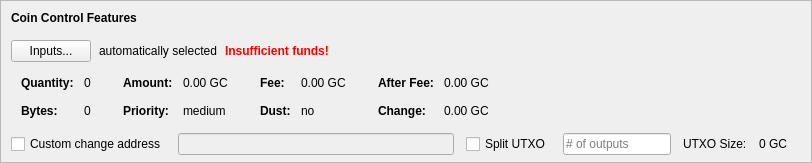
    <widget class="QFrame" name="frameCoinControl">
     <property name="sizePolicy">
      <sizepolicy hsizetype="Expanding" vsizetype="Expanding">
       <horstretch>0</horstretch>
       <verstretch>0</verstretch>
      </sizepolicy>
     </property>
     <property name="maximumSize">
      <size>
       <width>16777215</width>
       <height>16777215</height>
      </size>
     </property>
     <property name="frameShape">
      <enum>QFrame::StyledPanel</enum>
     </property>
     <property name="frameShadow">
      <enum>QFrame::Sunken</enum>
     </property>
     <layout class="QVBoxLayout" name="verticalLayoutCoinControl2">
      <property name="spacing">
       <number>0</number>
      </property>
      <property name="leftMargin">
       <number>0</number>
      </property>
      <property name="topMargin">
       <number>0</number>
      </property>
      <property name="rightMargin">
       <number>0</number>
      </property>
      <property name="bottomMargin">
       <number>6</number>
      </property>
      <item>
       <layout class="QVBoxLayout" name="verticalLayoutCoinControl" stretch="0,0,0,0,1">
        <property name="spacing">
         <number>0</number>
        </property>
        <property name="leftMargin">
         <number>10</number>
        </property>
        <property name="topMargin">
         <number>10</number>
        </property>
        <item>
         <layout class="QHBoxLayout" name="horizontalLayoutCoinControl1">
          <property name="bottomMargin">
           <number>15</number>
          </property>
          <item>
           <widget class="QLabel" name="labelCoinControlFeatures">
            <property name="sizePolicy">
             <sizepolicy hsizetype="Preferred" vsizetype="Maximum">
              <horstretch>0</horstretch>
              <verstretch>0</verstretch>
             </sizepolicy>
            </property>
            <property name="font">
             <font>
              <weight>75</weight>
              <bold>true</bold>
             </font>
            </property>
            <property name="styleSheet">
             <string notr="true">font-weight:bold;</string>
            </property>
            <property name="text">
             <string>Coin Control Features</string>
            </property>
           </widget>
          </item>
         </layout>
        </item>
        <item>
         <layout class="QHBoxLayout" name="horizontalLayoutCoinControl2" stretch="0,0,0,0">
          <property name="spacing">
           <number>8</number>
          </property>
          <property name="bottomMargin">
           <number>10</number>
          </property>
          <item>
           <widget class="QPushButton" name="pushButtonCoinControl">
            <property name="styleSheet">
             <string notr="true"/>
            </property>
            <property name="text">
             <string>Inputs...</string>
            </property>
            <property name="autoDefault">
             <bool>false</bool>
            </property>
           </widget>
          </item>
          <item>
           <widget class="QLabel" name="labelCoinControlAutomaticallySelected">
            <property name="text">
             <string>automatically selected</string>
            </property>
            <property name="margin">
             <number>5</number>
            </property>
           </widget>
          </item>
          <item>
           <widget class="QLabel" name="labelCoinControlInsuffFunds">
            <property name="font">
             <font>
              <weight>75</weight>
              <bold>true</bold>
             </font>
            </property>
            <property name="styleSheet">
             <string notr="true">color:red;font-weight:bold;</string>
            </property>
            <property name="text">
             <string>Insufficient funds!</string>
            </property>
            <property name="margin">
             <number>5</number>
            </property>
           </widget>
          </item>
          <item>
           <spacer name="horizontalSpacerCoinControl">
            <property name="orientation">
             <enum>Qt::Horizontal</enum>
            </property>
            <property name="sizeHint" stdset="0">
             <size>
              <width>40</width>
              <height>1</height>
             </size>
            </property>
           </spacer>
          </item>
         </layout>
        </item>
        <item>
         <widget class="QWidget" name="widgetCoinControl" native="true">
          <property name="sizePolicy">
           <sizepolicy hsizetype="Preferred" vsizetype="Preferred">
            <horstretch>0</horstretch>
            <verstretch>0</verstretch>
           </sizepolicy>
          </property>
          <property name="minimumSize">
           <size>
            <width>0</width>
            <height>0</height>
           </size>
          </property>
          <property name="styleSheet">
           <string notr="true"/>
          </property>
          <layout class="QHBoxLayout" name="horizontalLayoutCoinControl5">
           <property name="leftMargin">
            <number>0</number>
           </property>
           <property name="topMargin">
            <number>0</number>
           </property>
           <property name="rightMargin">
            <number>0</number>
           </property>
           <property name="bottomMargin">
            <number>0</number>
           </property>
           <item>
            <layout class="QHBoxLayout" name="horizontalLayoutCoinControl3" stretch="0,0,0,1">
             <property name="spacing">
              <number>20</number>
             </property>
             <property name="topMargin">
              <number>0</number>
             </property>
             <property name="bottomMargin">
              <number>10</number>
             </property>
             <item>
              <layout class="QFormLayout" name="formLayoutCoinControl1">
               <property name="horizontalSpacing">
                <number>10</number>
               </property>
               <property name="verticalSpacing">
                <number>14</number>
               </property>
               <property name="leftMargin">
                <number>10</number>
               </property>
               <property name="topMargin">
                <number>4</number>
               </property>
               <property name="rightMargin">
                <number>6</number>
               </property>
               <item row="0" column="0">
                <widget class="QLabel" name="labelCoinControlQuantityText">
                 <property name="font">
                  <font>
                   <weight>75</weight>
                   <bold>true</bold>
                  </font>
                 </property>
                 <property name="text">
                  <string>Quantity:</string>
                 </property>
                 <property name="margin">
                  <number>0</number>
                 </property>
                </widget>
               </item>
               <item row="0" column="1">
                <widget class="QLabel" name="labelCoinControlQuantity">
                 <property name="cursor">
                  <cursorShape>IBeamCursor</cursorShape>
                 </property>
                 <property name="contextMenuPolicy">
                  <enum>Qt::ActionsContextMenu</enum>
                 </property>
                 <property name="text">
                  <string notr="true">0</string>
                 </property>
                 <property name="margin">
                  <number>0</number>
                 </property>
                 <property name="textInteractionFlags">
                  <set>Qt::LinksAccessibleByMouse|Qt::TextSelectableByKeyboard|Qt::TextSelectableByMouse</set>
                 </property>
                </widget>
               </item>
               <item row="1" column="0">
                <widget class="QLabel" name="labelCoinControlBytesText">
                 <property name="font">
                  <font>
                   <weight>75</weight>
                   <bold>true</bold>
                  </font>
                 </property>
                 <property name="text">
                  <string>Bytes:</string>
                 </property>
                </widget>
               </item>
               <item row="1" column="1">
                <widget class="QLabel" name="labelCoinControlBytes">
                 <property name="cursor">
                  <cursorShape>IBeamCursor</cursorShape>
                 </property>
                 <property name="contextMenuPolicy">
                  <enum>Qt::ActionsContextMenu</enum>
                 </property>
                 <property name="text">
                  <string notr="true">0</string>
                 </property>
                 <property name="textInteractionFlags">
                  <set>Qt::LinksAccessibleByMouse|Qt::TextSelectableByKeyboard|Qt::TextSelectableByMouse</set>
                 </property>
                </widget>
               </item>
              </layout>
             </item>
             <item>
              <layout class="QFormLayout" name="formLayoutCoinControl2">
               <property name="horizontalSpacing">
                <number>10</number>
               </property>
               <property name="verticalSpacing">
                <number>14</number>
               </property>
               <property name="leftMargin">
                <number>6</number>
               </property>
               <property name="topMargin">
                <number>4</number>
               </property>
               <property name="rightMargin">
                <number>6</number>
               </property>
               <item row="0" column="0">
                <widget class="QLabel" name="labelCoinControlAmountText">
                 <property name="font">
                  <font>
                   <weight>75</weight>
                   <bold>true</bold>
                  </font>
                 </property>
                 <property name="text">
                  <string>Amount:</string>
                 </property>
                 <property name="margin">
                  <number>0</number>
                 </property>
                </widget>
               </item>
               <item row="0" column="1">
                <widget class="QLabel" name="labelCoinControlAmount">
                 <property name="cursor">
                  <cursorShape>IBeamCursor</cursorShape>
                 </property>
                 <property name="contextMenuPolicy">
                  <enum>Qt::ActionsContextMenu</enum>
                 </property>
                 <property name="text">
                  <string notr="true">0.00 GC</string>
                 </property>
                 <property name="textInteractionFlags">
                  <set>Qt::LinksAccessibleByMouse|Qt::TextSelectableByKeyboard|Qt::TextSelectableByMouse</set>
                 </property>
                </widget>
               </item>
               <item row="1" column="0">
                <widget class="QLabel" name="labelCoinControlPriorityText">
                 <property name="font">
                  <font>
                   <weight>75</weight>
                   <bold>true</bold>
                  </font>
                 </property>
                 <property name="text">
                  <string>Priority:</string>
                 </property>
                </widget>
               </item>
               <item row="1" column="1">
                <widget class="QLabel" name="labelCoinControlPriority">
                 <property name="cursor">
                  <cursorShape>IBeamCursor</cursorShape>
                 </property>
                 <property name="contextMenuPolicy">
                  <enum>Qt::ActionsContextMenu</enum>
                 </property>
                 <property name="text">
                  <string>medium</string>
                 </property>
                 <property name="textInteractionFlags">
                  <set>Qt::LinksAccessibleByMouse|Qt::TextSelectableByKeyboard|Qt::TextSelectableByMouse</set>
                 </property>
                </widget>
               </item>
              </layout>
             </item>
             <item>
              <layout class="QFormLayout" name="formLayoutCoinControl3">
               <property name="horizontalSpacing">
                <number>10</number>
               </property>
               <property name="verticalSpacing">
                <number>14</number>
               </property>
               <property name="leftMargin">
                <number>6</number>
               </property>
               <property name="topMargin">
                <number>4</number>
               </property>
               <property name="rightMargin">
                <number>6</number>
               </property>
               <item row="0" column="0">
                <widget class="QLabel" name="labelCoinControlFeeText">
                 <property name="font">
                  <font>
                   <weight>75</weight>
                   <bold>true</bold>
                  </font>
                 </property>
                 <property name="text">
                  <string>Fee:</string>
                 </property>
                 <property name="margin">
                  <number>0</number>
                 </property>
                </widget>
               </item>
               <item row="0" column="1">
                <widget class="QLabel" name="labelCoinControlFee">
                 <property name="cursor">
                  <cursorShape>IBeamCursor</cursorShape>
                 </property>
                 <property name="contextMenuPolicy">
                  <enum>Qt::ActionsContextMenu</enum>
                 </property>
                 <property name="text">
                  <string notr="true">0.00 GC</string>
                 </property>
                 <property name="textInteractionFlags">
                  <set>Qt::LinksAccessibleByMouse|Qt::TextSelectableByKeyboard|Qt::TextSelectableByMouse</set>
                 </property>
                </widget>
               </item>
               <item row="1" column="0">
                <widget class="QLabel" name="labelCoinControlLowOutputText">
                 <property name="font">
                  <font>
                   <weight>75</weight>
                   <bold>true</bold>
                  </font>
                 </property>
                 <property name="text">
                  <string>Dust:</string>
                 </property>
                </widget>
               </item>
               <item row="1" column="1">
                <widget class="QLabel" name="labelCoinControlLowOutput">
                 <property name="cursor">
                  <cursorShape>IBeamCursor</cursorShape>
                 </property>
                 <property name="contextMenuPolicy">
                  <enum>Qt::ActionsContextMenu</enum>
                 </property>
                 <property name="text">
                  <string>no</string>
                 </property>
                 <property name="textInteractionFlags">
                  <set>Qt::LinksAccessibleByMouse|Qt::TextSelectableByKeyboard|Qt::TextSelectableByMouse</set>
                 </property>
                </widget>
               </item>
              </layout>
             </item>
             <item>
              <layout class="QFormLayout" name="formLayoutCoinControl4">
               <property name="horizontalSpacing">
                <number>10</number>
               </property>
               <property name="verticalSpacing">
                <number>14</number>
               </property>
               <property name="leftMargin">
                <number>6</number>
               </property>
               <property name="topMargin">
                <number>4</number>
               </property>
               <property name="rightMargin">
                <number>6</number>
               </property>
               <item row="0" column="0">
                <widget class="QLabel" name="labelCoinControlAfterFeeText">
                 <property name="font">
                  <font>
                   <weight>75</weight>
                   <bold>true</bold>
                  </font>
                 </property>
                 <property name="text">
                  <string>After Fee:</string>
                 </property>
                 <property name="margin">
                  <number>0</number>
                 </property>
                </widget>
               </item>
               <item row="0" column="1">
                <widget class="QLabel" name="labelCoinControlAfterFee">
                 <property name="cursor">
                  <cursorShape>IBeamCursor</cursorShape>
                 </property>
                 <property name="contextMenuPolicy">
                  <enum>Qt::ActionsContextMenu</enum>
                 </property>
                 <property name="text">
                  <string notr="true">0.00 GC</string>
                 </property>
                 <property name="textInteractionFlags">
                  <set>Qt::LinksAccessibleByMouse|Qt::TextSelectableByKeyboard|Qt::TextSelectableByMouse</set>
                 </property>
                </widget>
               </item>
               <item row="1" column="0">
                <widget class="QLabel" name="labelCoinControlChangeText">
                 <property name="font">
                  <font>
                   <weight>75</weight>
                   <bold>true</bold>
                  </font>
                 </property>
                 <property name="text">
                  <string>Change:</string>
                 </property>
                </widget>
               </item>
               <item row="1" column="1">
                <widget class="QLabel" name="labelCoinControlChange">
                 <property name="cursor">
                  <cursorShape>IBeamCursor</cursorShape>
                 </property>
                 <property name="contextMenuPolicy">
                  <enum>Qt::ActionsContextMenu</enum>
                 </property>
                 <property name="text">
                  <string notr="true">0.00 GC</string>
                 </property>
                 <property name="textInteractionFlags">
                  <set>Qt::LinksAccessibleByMouse|Qt::TextSelectableByKeyboard|Qt::TextSelectableByMouse</set>
                 </property>
                </widget>
               </item>
              </layout>
             </item>
            </layout>
           </item>
          </layout>
         </widget>
        </item>
        <item>
         <layout class="QHBoxLayout" name="horizontalLayoutCoinControl4" stretch="0,0,0,0,0,0,0">
          <property name="spacing">
           <number>12</number>
          </property>
          <property name="sizeConstraint">
           <enum>QLayout::SetDefaultConstraint</enum>
          </property>
          <property name="topMargin">
           <number>5</number>
          </property>
          <property name="rightMargin">
           <number>5</number>
          </property>
          <item>
           <widget class="QCheckBox" name="checkBoxCoinControlChange">
            <property name="toolTip">
             <string>If this is activated, but the change address is empty or invalid, change will be sent to a newly generated address.</string>
            </property>
            <property name="text">
             <string>Custom change address</string>
            </property>
           </widget>
          </item>
          <item>
           <widget class="QValidatedLineEdit" name="lineEditCoinControlChange">
            <property name="enabled">
             <bool>false</bool>
            </property>
            <property name="sizePolicy">
             <sizepolicy hsizetype="Expanding" vsizetype="Fixed">
              <horstretch>0</horstretch>
              <verstretch>0</verstretch>
             </sizepolicy>
            </property>
           </widget>
          </item>
          <item>
           <widget class="QCheckBox" name="splitBlockCheckBox">
            <property name="text">
             <string>Split UTXO</string>
            </property>
           </widget>
          </item>
          <item>
           <widget class="QLineEdit" name="splitBlockLineEdit">
            <property name="sizePolicy">
             <sizepolicy hsizetype="Fixed" vsizetype="Fixed">
              <horstretch>50</horstretch>
              <verstretch>0</verstretch>
             </sizepolicy>
            </property>
            <property name="placeholderText">
             <string># of outputs</string>
            </property>
           </widget>
          </item>
          <item>
           <widget class="QLabel" name="labelBlockSizeText">
            <property name="text">
             <string>UTXO Size:</string>
            </property>
           </widget>
          </item>
          <item>
           <widget class="QLabel" name="labelBlockSize">
            <property name="text">
             <string>0 GC</string>
            </property>
           </widget>
          </item>
          <item>
           <widget class="QLabel" name="labelCoinControlChangeLabel">
            <property name="sizePolicy">
             <sizepolicy hsizetype="Preferred" vsizetype="Expanding">
              <horstretch>0</horstretch>
              <verstretch>0</verstretch>
             </sizepolicy>
            </property>
            <property name="minimumSize">
             <size>
              <width>0</width>
              <height>0</height>
             </size>
            </property>
            <property name="text">
             <string/>
            </property>
            <property name="margin">
             <number>3</number>
            </property>
           </widget>
          </item>
         </layout>
        </item>
        <item>
         <spacer name="verticalSpacerCoinControl">
          <property name="orientation">
           <enum>Qt::Vertical</enum>
          </property>
          <property name="sizeHint" stdset="0">
           <size>
            <width>800</width>
            <height>1</height>
           </size>
          </property>
         </spacer>
        </item>
       </layout>
      </item>
     </layout>
    </widget>
